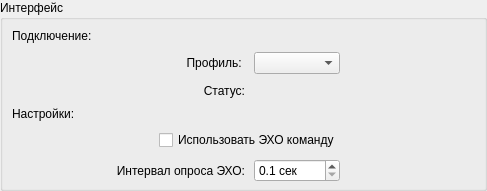
<?xml version="1.0" encoding="UTF-8"?>
<ui version="4.0">
 <class>GroupBox</class>
 <widget class="QGroupBox" name="GroupBox">
  <property name="geometry">
   <rect>
    <x>0</x>
    <y>0</y>
    <width>487</width>
    <height>191</height>
   </rect>
  </property>
  <property name="windowTitle">
   <string>GroupBox</string>
  </property>
  <property name="title">
   <string>Интерфейс</string>
  </property>
  <layout class="QGridLayout" name="gridLayout_2">
   <property name="leftMargin">
    <number>9</number>
   </property>
   <property name="topMargin">
    <number>9</number>
   </property>
   <property name="rightMargin">
    <number>6</number>
   </property>
   <property name="bottomMargin">
    <number>6</number>
   </property>
   <property name="spacing">
    <number>9</number>
   </property>
   <item row="0" column="0">
    <layout class="QGridLayout" name="gridLayout">
     <item row="2" column="2">
      <widget class="QLabel" name="profile_status_label">
       <property name="text">
        <string/>
       </property>
      </widget>
     </item>
     <item row="1" column="1">
      <widget class="QLabel" name="label">
       <property name="text">
        <string>Профиль: </string>
       </property>
       <property name="alignment">
        <set>Qt::AlignRight|Qt::AlignTrailing|Qt::AlignVCenter</set>
       </property>
      </widget>
     </item>
     <item row="1" column="2">
      <widget class="QComboBox" name="profile_list_comboBox"/>
     </item>
     <item row="5" column="2">
      <widget class="QDoubleSpinBox" name="ECHO_period_doubleSpinBox">
       <property name="suffix">
        <string> сек </string>
       </property>
       <property name="decimals">
        <number>1</number>
       </property>
       <property name="minimum">
        <double>0.100000000000000</double>
       </property>
       <property name="singleStep">
        <double>0.100000000000000</double>
       </property>
      </widget>
     </item>
     <item row="1" column="3">
      <spacer name="horizontalSpacer">
       <property name="orientation">
        <enum>Qt::Horizontal</enum>
       </property>
       <property name="sizeHint" stdset="0">
        <size>
         <width>40</width>
         <height>20</height>
        </size>
       </property>
      </spacer>
     </item>
     <item row="0" column="0">
      <widget class="QLabel" name="label_3">
       <property name="text">
        <string>Подключение:</string>
       </property>
      </widget>
     </item>
     <item row="1" column="0">
      <spacer name="horizontalSpacer_2">
       <property name="orientation">
        <enum>Qt::Horizontal</enum>
       </property>
       <property name="sizeHint" stdset="0">
        <size>
         <width>40</width>
         <height>20</height>
        </size>
       </property>
      </spacer>
     </item>
     <item row="2" column="1">
      <widget class="QLabel" name="label_2">
       <property name="text">
        <string>Статус:</string>
       </property>
       <property name="alignment">
        <set>Qt::AlignRight|Qt::AlignTrailing|Qt::AlignVCenter</set>
       </property>
      </widget>
     </item>
     <item row="3" column="0">
      <widget class="QLabel" name="label_4">
       <property name="text">
        <string>Настройки:</string>
       </property>
      </widget>
     </item>
     <item row="5" column="0" colspan="2">
      <widget class="QLabel" name="label_5">
       <property name="text">
        <string>Интервал опроса ЭХО:</string>
       </property>
       <property name="alignment">
        <set>Qt::AlignRight|Qt::AlignTrailing|Qt::AlignVCenter</set>
       </property>
      </widget>
     </item>
     <item row="4" column="1" colspan="2">
      <widget class="QCheckBox" name="use_ECHO_checkBox">
       <property name="text">
        <string>Использовать ЭХО команду</string>
       </property>
      </widget>
     </item>
    </layout>
   </item>
  </layout>
 </widget>
 <resources/>
 <connections/>
</ui>
